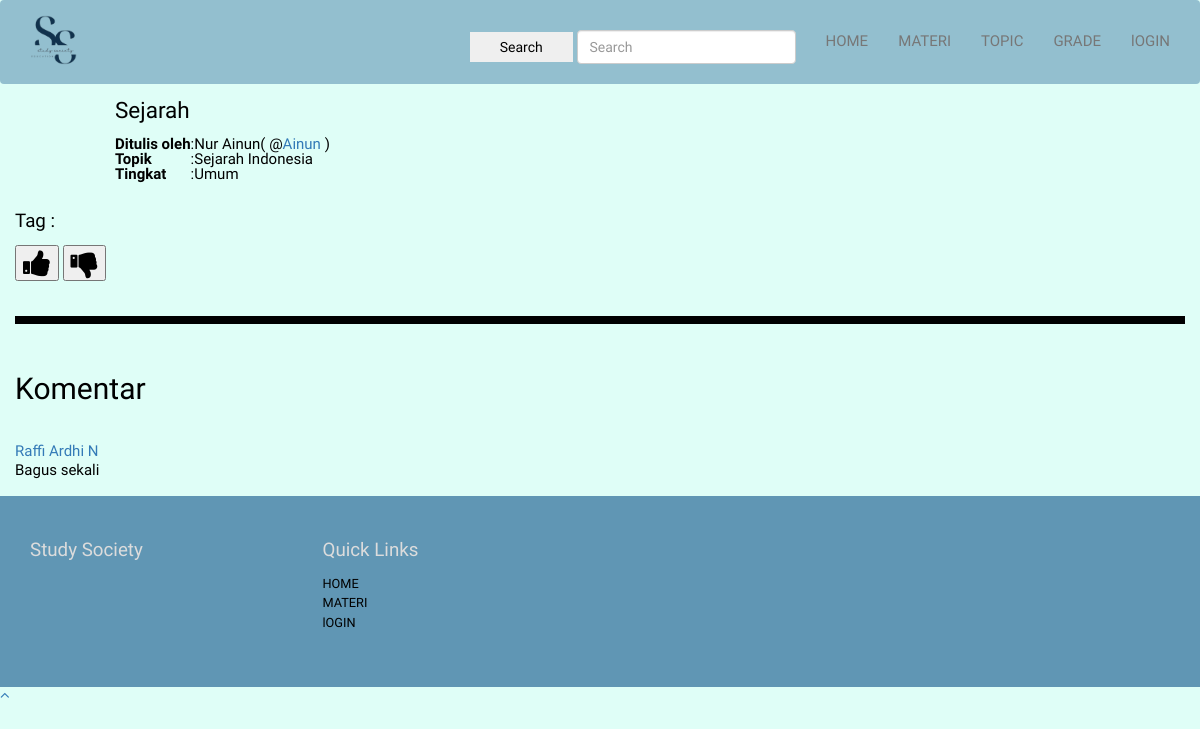
Screenshot of /index.php/C_StudySociety/seePost/?post_id=23 with the database file from the repository.
### tables this page shows
CREATE TABLE `post` (
  `post_id` int(11) NOT NULL,
  `user_id` int(11) NOT NULL,
  `post_title` varchar(256) NOT NULL,
  `post_content` longtext NOT NULL,
  `post_like_count` int(11) DEFAULT NULL,
  `post_dislike_count` int(11) DEFAULT NULL,
  `topic_id` int(11) NOT NULL,
  `grade_id` int(11) NOT NULL
);

CREATE TABLE `user_info` (
  `user_id` int(11) NOT NULL,
  `user_login_id` int(11) NOT NULL,
  `user_fullname` varchar(64) NOT NULL,
  `user_birthday` date NOT NULL,
  `user_sex` char(1) DEFAULT NULL,
  `user_type` varchar(16) DEFAULT NULL,
  `user_institution` varchar(64) DEFAULT NULL,
  `user_bio` varchar(1024) DEFAULT NULL,
  `user_photo` varchar(256) DEFAULT NULL
);

CREATE TABLE `user_login` (
  `user_login_id` int(11) NOT NULL,
  `username` varchar(64) NOT NULL,
  `user_login_email` varchar(128) NOT NULL,
  `user_login_password` varchar(256) NOT NULL,
  `user_login_privilege` varchar(16) NOT NULL
);

CREATE TABLE `topic` (
  `topic_id` int(11) NOT NULL,
  `topic_name` varchar(64) NOT NULL,
  `topic_count` int(11) NOT NULL
);

CREATE TABLE `grade` (
  `grade_id` int(11) NOT NULL,
  `grade_name` varchar(64) NOT NULL,
  `grade_count` int(11) NOT NULL
);

CREATE TABLE `comment` (
  `comment_id` int(11) NOT NULL,
  `comment_content` varchar(2048) NOT NULL,
  `user_id` int(11) NOT NULL,
  `post_id` int(11) NOT NULL
);

### application/controllers/C_StudySociety.php (called while the page is built, shortened)
<?php
class C_StudySociety extends CI_Controller
{
    public function __construct()
    {
        $this->load->model('M_StudySociety');
    }
    public function seePost()
    {
        $post_id = $_GET['post_id'];
        $post_data = $this->M_StudySociety->getPostData($post_id);
        if (!empty($post_data)) {
            $gradeData = $this->M_StudySociety->getAllGrade();
        $topicData = $this->M_StudySociety->getAllTopic();
        $data = ["grade" => $gradeData, "topic" => $topicData];
            $data['post_data'] = $post_data[0];
            $data['post_blocks'] = json_decode($post_data[0]->post_content, true)['blocks'];
            $data['user_data'] = $this->M_StudySociety->getUserInfoById($post_data[0]->user_id)[0];
            $data['viewer_like_data'] = $this->M_StudySociety->getPostLikeData($post_id,$this->session->user_id);
            $data['post_comments'] = $this->M_StudySociety->getPostComments($post_id);
            $data['resource_data'] = $this->M_StudySociety->getResourceData($post_id);
            if(!empty($data['resource_data'])){
                $data['resource_data'] = $data['resource_data'][0];
                $resource_type = $data['resource_data']->resource_type_id;
                switch($resource_type){
                    case 0;
                        $resource_type = 'other';
                    break;
                }
                $data['resource_type'] = $resource_type;
            }
            $data['keyword'] = $this->input->get('keyword');
            $data['searchby'] = $this->input->get('searchby');
            $this->load->model('M_StudySociety');
            $data['search_result'] = $this->M_StudySociety->search($data['keyword'],$data['searchby']);
            $this->load->view('V_Post', $data);
        } else {
        }
    }
}

### index.php (called while the page is built, shortened)
<?php
require_once BASEPATH.'core/CodeIgniter.php';

### application/models/M_StudySociety.php (called while the page is built, shortened)
<?php
class M_StudySociety extends CI_Model
{
    public function getUserInfoById($user_id)
    {
        $query = $this->db->query("SELECT * FROM user_info JOIN user_login ON user_info.user_login_id = user_login.user_login_id WHERE user_id = '$user_id'");
        return $query->result();
    }
    public function getPostData($post_id)
    {
        $query = $this->db->query("SELECT * FROM post
        INNER JOIN topic ON post.topic_id = topic.topic_id
        INNER JOIN grade ON post.grade_id = grade.grade_id
        WHERE post.post_id = '$post_id'");
        return $query->result();
    }
    public function getPostComments($post_id){
        $query = $this->db->query("SELECT * FROM comment
        INNER JOIN user_info ON comment.user_id = user_info.user_id
        INNER JOIN user_login ON user_info.user_login_id = user_login.user_login_id
        WHERE post_id = '$post_id'");
        return $query->result();
    }
}

### application/views/V_Post.php (the view, shortened to what this page needs)
<?php include "templates/V_header.php" ?>
<br>
<div class="container">
    <div class="row">
        <table style="padding: 5%;">
            <tr>
                <td rowspan="10" width="100px">
            <tr>
                <td>
                    <h3 class="title-text"><?= $post_data->post_title ?></h3>
                </td>
            </tr>
            <tr>
                <td><b>Ditulis oleh </b></td>
                <td>:</td>
                <td> <?= $user_data->user_fullname ?>( @<a href="<?= site_url('C_StudySociety/V_userProfile/?username='.$user_data->username)?>" style="text-decoration:none"><?= $user_data->username ?></a> )</td>
            </tr>
            <tr>
                <td><b>Topik </b></td>
                <td>:</td>
                <td> <?= $post_data->topic_name ?></td>
            </tr>
            <tr>
                <td><b>Tingkat </b></td>
                <td>:</td>
                <td> <?= $post_data->grade_name ?></td>
            </tr>
        </table>
        <br>
        <br>
    </div>
    <div class="row">
        <div class="col">
            <h4 class="tags">Tag : <?php
                                    ?></h4>
        </div>
    </div>
    <div class="row">
        <div class="col">
            <button onclick="postLiked()" id="like-button"
            <?php
            if ($this->session->is_logged_in == 0) echo 'disabled';
            if(!empty($viewer_like_data)){
                if($viewer_like_data[0]->user_has_liked){
                    echo 'style="background-color:blue"';
                }
            }
            else{
                echo 'style="background-color: transparent;"';
            }
            ?>
            ><i class="fa fa-thumbs-up fa-2x"></i></button>
            <button onclick="postDisliked()" id="dislike-button"
            <?php
            if ($this->session->is_logged_in == 0) echo 'disabled';
            if(!empty($viewer_like_data)){
                if($viewer_like_data[0]->user_has_disliked){
                    echo 'style="background-color:red"';
                }
            }
            else{
                echo 'style="background-color: transparent;"';
            }
            ?>
            ><i class="fa fa-thumbs-down fa-2x"></i></button>
        </div>
    </div>
     <br>
    <div class="row">
        <hr style="border:4px solid">
        <h2>Komentar</h2>
    </div>
    <div class="row">
        <?php
            if(empty($post_comments)){
                echo "<h4> Belum ada komentar </h4>";
            }
            else{
                foreach($post_comments as $comment){
        ?>
        <div class="comment" style="margin-top:10px;margin-bottom:10px;">
            <a href="<?= site_url('C_StudySociety/V_userProfile/?username='.$comment->username)?>" style="text-decoration:none"><?= $comment->user_fullname?></a>
            <br>
            <p><?= $comment->comment_content?></p>
        </div>
        <?php
                }
            }
        ?>
    </div>
</div>
<?php include "templates/V_footer.php" ?>

### assets/style.css (style rules this page uses)
body { background-color: #dffef7; font-family: "Raleway", sans-serif; font-size: 15px; line-height: 15px; color: #000000; }
.btn, a, a:hover { text-decoration: none; -webkit-transition: all 0.3s ease-in-out; -moz-transition: all 0.3s ease-in-out; -ms-transition: all 0.3s ease-in-out; -o-transition: all 0.3s ease-in-out; transition: all 0.3s ease-in-out; outline: 0; }
h1, h2, h3, h4, h5, h6 { font-family: "Old Standard TT", serif; line-height: 1em; margin: 0; }
h1.title, h2 { font-size: 2em; line-height: 3em; }
h3 { font-size: 1.5em; margin-bottom: 0.7em; }
h4 { font-size: 1.25em; margin-bottom: 0.75em; }
p { margin-bottom: 1em; line-height: 1.5em; }

### rows the page displays
post: post_title "Sejarah", topic.topic_name "Sejarah Indonesia", grade.grade_name "Umum"
user_info: user_fullname "Nur Ainun", user_login.username "Ainun"
comment: user.user_fullname "Raffi Ardhi N", comment_content "Bagus sekali"
